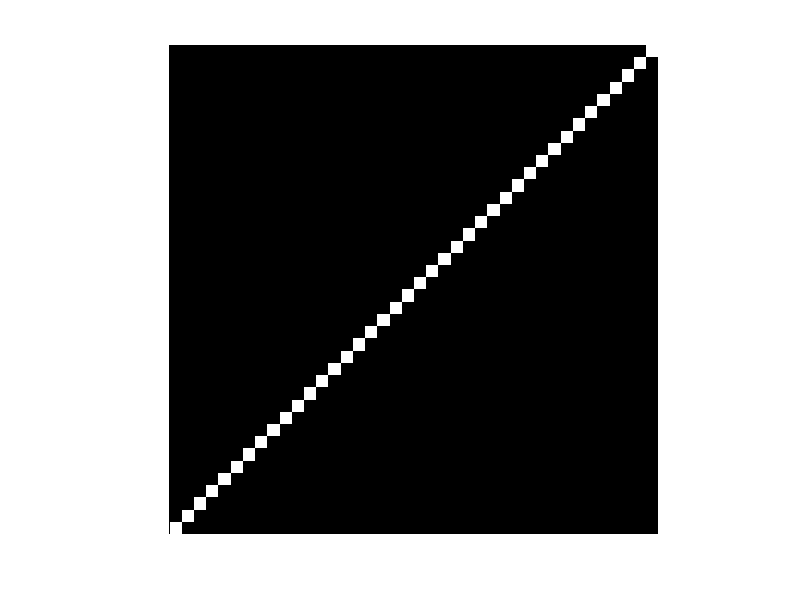

MATLAB code to generate this figure: (Note: this script raises an error after producing the figure.)
clear;
close all;
clc;

rows = 40;
cols = 40;
img = zeros(rows,cols);
for i=1:min(rows,cols)
   img(i,cols-i+1)=255; 
end
figure;
imshow(img);

dtheta = 15;
[theta, map] = my_hough(img, dtheta);
theta
